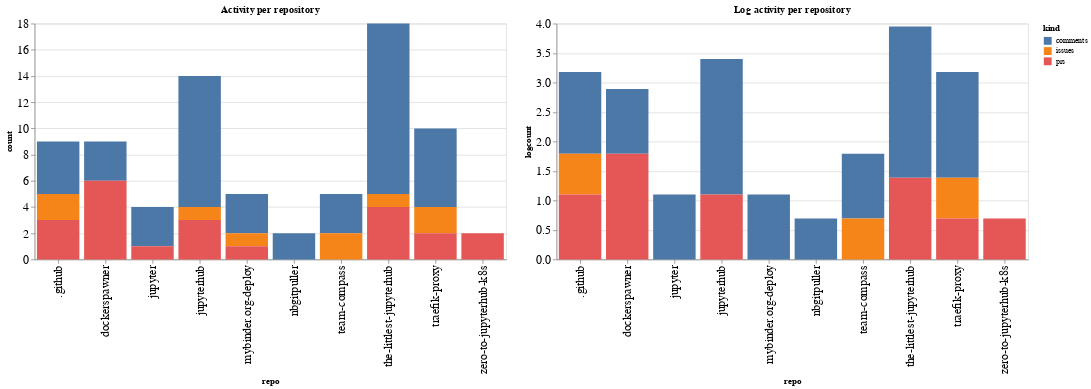

The notebook cell saved with this chart:
### Code cell
ch1 = alt.Chart(repo_summaries, width=600, title="Activity per repository").mark_bar().encode(
    x='repo',
    y='count',
    color='kind',
    tooltip="kind"
)

ch2 = alt.Chart(repo_summaries, width=600, title="Log activity per repository").mark_bar().encode(
    x='repo',
    y='logcount',
    color='kind',
    tooltip="kind"
)

ch1 | ch2

### Figure 1 — Vega-Lite specification as saved in the notebook (floating-point values rounded to 4 significant figures)
{"config": {"axisLeft": {"labelFontSize": 15}, "axisBottom": {"labelFontSize": 15}}, "hconcat": [{"mark": "bar", "encoding": {"color": {"type": "nominal", "field": "kind"}, "tooltip": {"type": "nominal", "field": "kind"}, "x": {"type": "nominal", "field": "repo"}, "y": {"type": "quantitative", "field": "count"}}, "title": "Activity per repository", "width": 600}, {"mark": "bar", "encoding": {"color": {"type": "nominal", "field": "kind"}, "tooltip": {"type": "nominal", "field": "kind"}, "x": {"type": "nominal", "field": "repo"}, "y": {"type": "quantitative", "field": "logcount"}}, "title": "Log activity per repository", "width": 600}], "data": {"name": "data-874f9e0684b5cb63fa7f7d97ccb1bcf3"}, "$schema": "https://vega.github.io/schema/vega-lite/v4.8.1.json", "datasets": {"data-874f9e0684b5cb63fa7f7d97ccb1bcf3": [{"repo": ".github", "kind": "comments", "count": 4, "logcount": 1.386}, {"repo": ".github", "kind": "issues", "count": 2, "logcount": 0.6931}, {"repo": ".github", "kind": "prs", "count": 3, "logcount": 1.099}, {"repo": "dockerspawner", "kind": "comments", "count": 3, "logcount": 1.099}, {"repo": "dockerspawner", "kind": "prs", "count": 6, "logcount": 1.792}, {"repo": "jupyter", "kind": "comments", "count": 3, "logcount": 1.099}, {"repo": "jupyter", "kind": "prs", "count": 1, "logcount": 0.0}, {"repo": "jupyterhub", "kind": "comments", "count": 10, "logcount": 2.303}, {"repo": "jupyterhub", "kind": "issues", "count": 1, "logcount": 0.0}, {"repo": "jupyterhub", "kind": "prs", "count": 3, "logcount": 1.099}, {"repo": "mybinder.org-deploy", "kind": "comments", "count": 3, "logcount": 1.099}, {"repo": "mybinder.org-deploy", "kind": "issues", "count": 1, "logcount": 0.0}, {"repo": "mybinder.org-deploy", "kind": "prs", "count": 1, "logcount": 0.0}, {"repo": "nbgitpuller", "kind": "comments", "count": 2, "logcount": 0.6931}, {"repo": "team-compass", "kind": "comments", "count": 3, "logcount": 1.099}, {"repo": "team-compass", "kind": "issues", "count": 2, "logcount": 0.6931}, {"repo": "the-littlest-jupyterhub", "kind": "comments", "count": 13, "logcount": 2.565}, {"repo": "the-littlest-jupyterhub", "kind": "issues", "count": 1, "logcount": 0.0}, {"repo": "the-littlest-jupyterhub", "kind": "prs", "count": 4, "logcount": 1.386}, {"repo": "traefik-proxy", "kind": "comments", "count": 6, "logcount": 1.792}, {"repo": "traefik-proxy", "kind": "issues", "count": 2, "logcount": 0.6931}, {"repo": "traefik-proxy", "kind": "prs", "count": 2, "logcount": 0.6931}, {"repo": "zero-to-jupyterhub-k8s", "kind": "prs", "count": 2, "logcount": 0.6931}]}}
